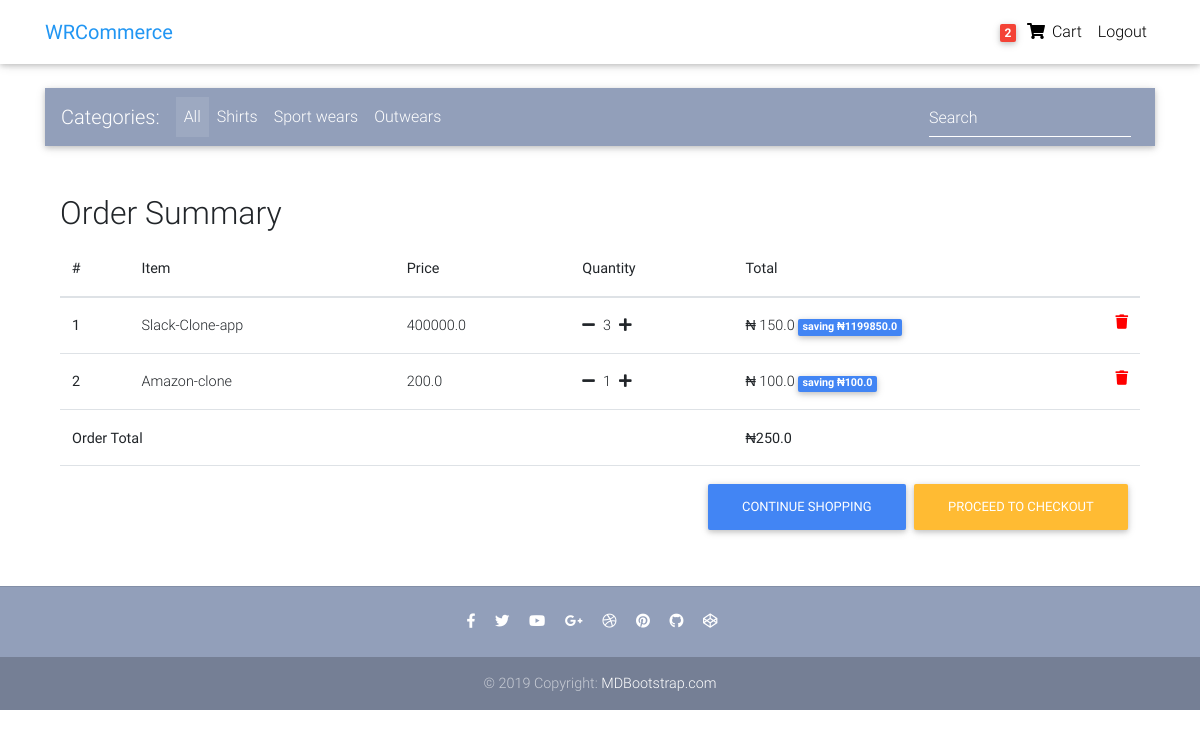
Page /order-summary/ (signed in) on the committed database.
### app/models.py (models this page shows, shortened)
class Order(models.Model):
	user = models.ForeignKey(settings.AUTH_USER_MODEL, on_delete=models.CASCADE)
	item = models.ManyToManyField(OrderItem)
	start_date = models.DateTimeField(auto_now_add = True)
	ordered_date = models.DateTimeField()
	ordered = models.BooleanField(default=False)
	billing_address = models.ForeignKey('BillingAddress', on_delete=models.SET_NULL, blank=True, null=True)
	def get_total(self):
		total = 0
		for order_item in self.item.all():
			total += order_item.get_final_price()
		return total

class OrderItem(models.Model):
	user = models.ForeignKey(settings.AUTH_USER_MODEL, on_delete=models.CASCADE)
	ordered = models.BooleanField(default=False)
	item = models.ForeignKey(Item, on_delete=models.CASCADE)
	quantity = models.IntegerField(default=1)
	def get_total_item_price(self):
		return self.quantity * self.item.price
	def get_total_discount_item_price(self):
		return self.quantity * self.item.discount_price
	def get_amount_saved(self):
		return self.get_total_item_price() - self.get_total_discount_item_price()
	def get_final_price(self):
		if self.item.discount_price:
			return self.get_total_discount_item_price()
		return self.get_total_item_price()

class Item(models.Model):
	title = models.CharField(max_length=100)
	price = models.FloatField()
	discount_price = models.FloatField(blank=True, null=True)
	category = models.CharField(choices=CATEGORY_CHOICES, max_length=2)
	label = models.CharField(choices=LABEL_CHOICES, max_length=1)
	slug = models.SlugField()
	description = models.TextField()

### app/views.py (the view)
# urls.py: path('order-summary/',OrderSummaryView.as_view(), name="order-summary"),
class OrderSummaryView(LoginRequiredMixin,View):
	def get(self, *args, **kwargs):
		try:
			order = Order.objects.get(user=self.request.user, ordered=False)
			context = {
				'object':order
			}
			return render(self.request, 'order_summary.html',context)
		except ObjectDoesNotExist:
			messages.error(self.request, "You do not have an active order")
			return redirect('/')

### app/templatetags/cart_template_tags.py (called while the page is built)
@register.filter
def cart_item_count(user):
    if user.is_authenticated:
        qs = Order.objects.filter(user=user, ordered=False)
        if qs.exists():
            return qs[0].item.count()
    return 0

### templates/order_summary.html (shortened to what this page needs)
{% extends 'base.html' %}
{% block content %}
 <main>
        <div class="container">
          <div class="table-responsive text-nowrap">
            <h2>Order Summary</h2>
            <table class="table">
                <thead>
                  <tr>
                    <th scope="col">#</th>
                    <th scope="col">Item</th>
                    <th scope="col">Price</th>
                    <th scope="col">Quantity</th>
                    <th scope="col">Total</th>
                  </tr>
                </thead>
                <tbody>
                  {% for order_item in object.item.all %}
                  <tr>
                    <th scope="row">{{ forloop.counter}}</th>
                    <td>{{order_item.item.title}}</td>
                    <td>{{order_item.item.price}}</td>
                    <td><a href="{% url 'app:remove_item_from_cart' order_item.item.slug %}"><i class="fas fa-minus mr-2"></i></a>{{order_item.quantity}}<a href="{% url 'app:add_to_cart' order_item.item.slug %}"><i class="fas fa-plus ml-2"></i></a></td>
                    <td>
                      {% if order_item.item.discount_price %}
                       &#8358; {{order_item.get_total_discount_item_price}}
                       <span class="badge badge-primary">saving  &#8358;{{order_item.get_amount_saved}}</span>
                      {% else %}
                       &#8358; {{order_item.get_total_item_price}}
                      {% endif %}
                      <a style="color: red" href="{% url 'app:remove_from_cart' order_item.item.slug %}"><i class="fas fa-trash float-right"></i></a>
                    </td>
                  </tr>
                  {% endfor %}
                  {% if object.get_total %}
                  <tr>
                    <td colspan="4"><b>Order Total</b></td>
                    <td> <b>&#8358;{{object.get_total}}</b></td>
                  </tr>
                  <tr>
                    <td colspan="5">
                      <a class="btn btn-warning float-right ml-2" href="/checkout/">Proceed to checkout</a>
                      <a class="btn btn-primary float-right" href="/">Continue shopping</a>
                    </td>
                  </tr>
                  {% endif %}
                </tbody>
              </table>
            </div>
        </div>
  </main>
{% endblock content %}

### templates/navbar.html (shortened to what this page needs)
{% load cart_template_tags %}
<nav
  class="navbar fixed-top navbar-expand-lg navbar-light white scrolling-navbar"
>
  <div class="container">
    <a class="navbar-brand waves-effect"
      href="/">
      <strong class="blue-text">WRCommerce</strong>
    </a>
    <div class="collapse navbar-collapse" id="navbarSupportedContent">
      <ul class="navbar-nav nav-flex-icons">
        {% if request.user.is_authenticated %}
        <li class="nav-item">
          <a href="{% url 'app:order-summary'%}" class="nav-link waves-effect">
            <span class="badge red z-depth-1 mr-1"> {{ request.user|cart_item_count}} </span>
            <i class="fas fa-shopping-cart"></i>
            <span class="clearfix d-none d-sm-inline-block"> Cart </span>
          </a>
        </li>
        <li class="nav-item">
          <a class="nav-link waves-effect" href="{% url 'account_logout' %}">
            <span class="clearfix d-none d-sm-inline-block"> Logout </span>
          </a>
        </li>
        {% endif %}
      </ul>
    </div>
  </div>
</nav>

### templates/base.html (style rules this page uses)
html, body, header, .carousel { height: 60vh; }

### rows in the picture
OrderItem: item "Slack-Clone-app", item.price "400000.0", quantity "3", get_total_discount_item_price "150.0", get_amount_saved "1199850.0"
OrderItem: item "Amazon-clone", item.price "200.0", quantity "1", get_total_discount_item_price "100.0", get_amount_saved "100.0"
Order: get_total "250.0"

### other values in the picture
{{ request.user|cart_item_count }} "2"
